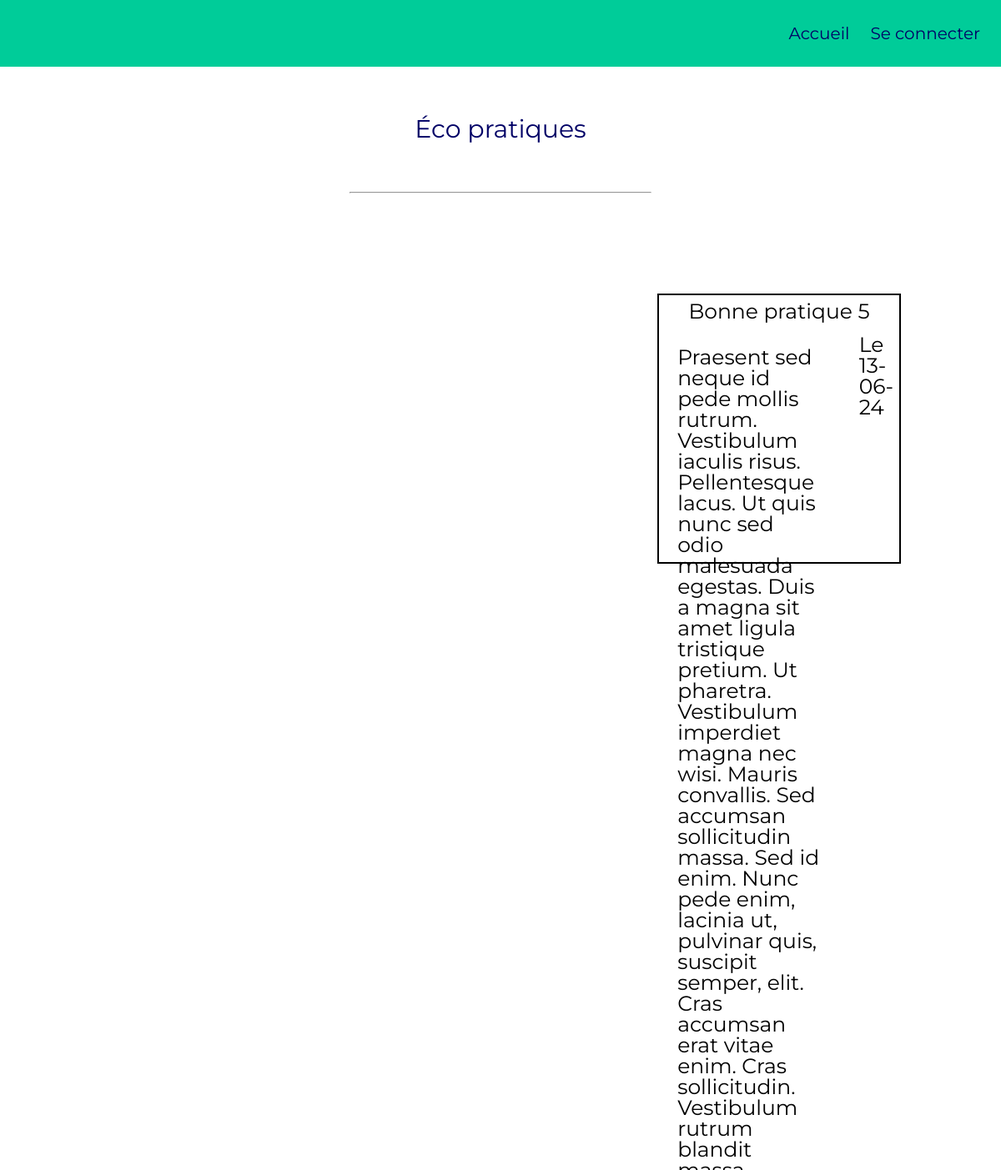
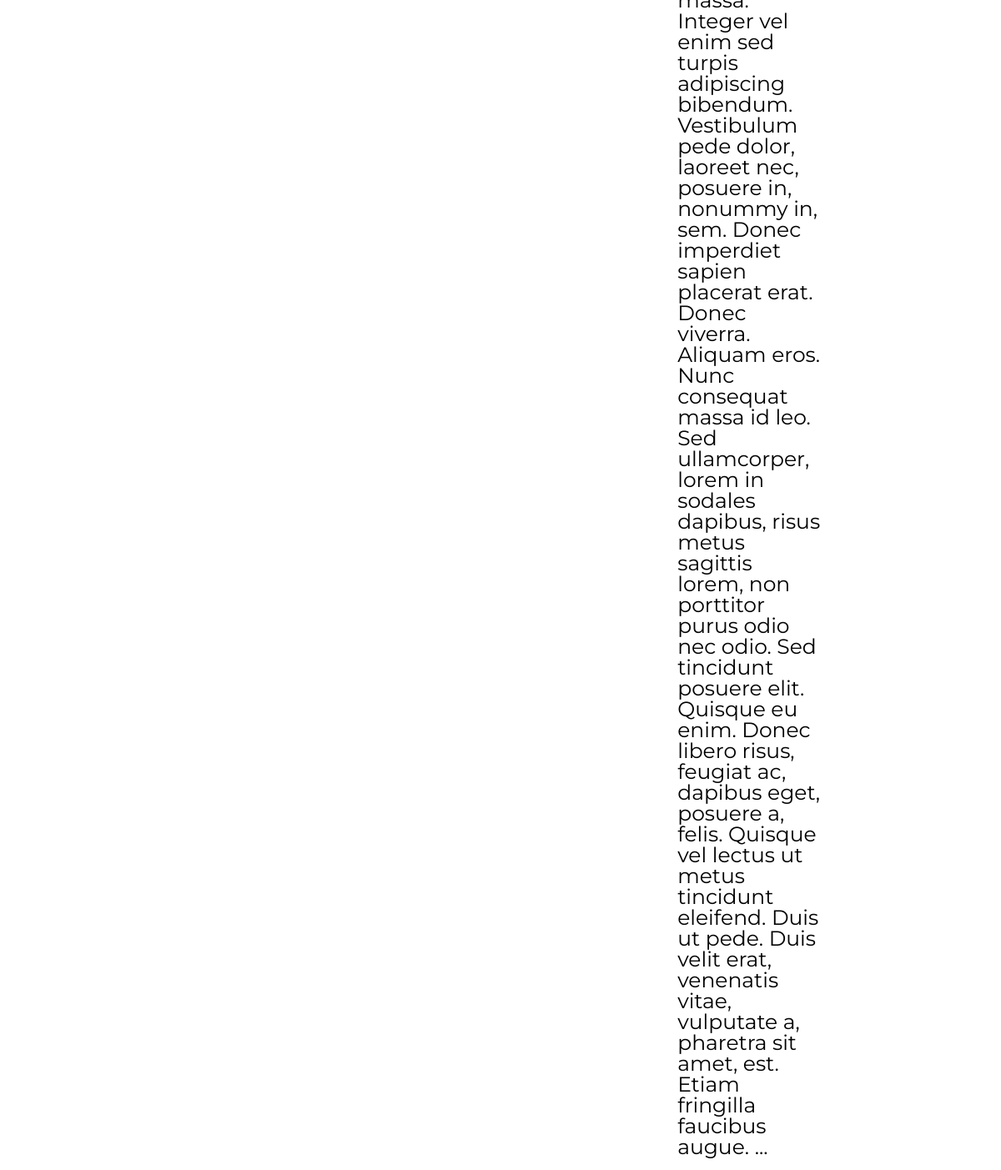
Page /index.php?controller=accueil&action=article&id=7 on the committed database (2 pictures, top to bottom).
### tables this page shows
CREATE TABLE `article` (
  `id_article` int NOT NULL,
  `titre` varchar(100) NOT NULL,
  `description` text NOT NULL,
  `date_article` date NOT NULL,
  `id_user` int NOT NULL
);

### controllers/accueil_controller.php (called while the page is built, shortened)
<?php
  class AccueilController {
    public function article() {
      $articleLire = Articles::selectArticle($_GET['id']);
      require_once('views/accueil/article.php');
    }
  }
?>

### index.php (called while the page is built, shortened)
<?php
  require_once('views/layout.php');
?>

### models/articles.php (called while the page is built, shortened)
<?php
  class Articles {
    public function __construct($id_article, $titre, $description, $date_article) {
      $this->titre = $titre;
      $this->description = $description;
      $this->date_article = $date_article;
    }
    public static function selectArticle($id){
      $db = Db::getInstance();
      $id = intval($id);
      $query = $db->prepare('SELECT * FROM article WHERE id_article =  :id');
      $query->execute(['id' => $id]);
      foreach($query->fetchAll() as $articles) {
      $article = new Articles($articles['id_article'], $articles['titre'], $articles['description'], $articles['date_article']);
      }
      return $article;
    }
}
?>

### views/accueil/article.php (the view)
<?php require_once('header_accueil.php');?>
<div class="title">
    <h1>Éco pratiques</h1>
</div>
<hr>
<div class="container">
    <div class="container-content">
        <div class="content">
            <h2><?=$articleLire-> titre?><h2>
            <p><?=$articleLire-> description?> ...</p>
            <p></p>
            <div>Le <?=date('d-m-y', strtotime($articleLire-> date_article))?></div>
        </div>
    </div>
</div>

### style.css (style rules this page uses)
html, body, div, span, applet, object, iframe, h1, h2, h3, h4, h5, h6, p, blockquote, pre, a, abbr, acronym, address, big, cite, code, del, dfn, em, img, ins, kbd, q, s, samp, small, strike, strong, sub, sup, tt, var, b, u, i, center, dl, dt, dd, ol, ul, li, fieldset, form, label, legend, table, caption, tbody, tfoot, thead, tr, th, td, article, aside, canvas, details, embed, figure, figcaption, footer, header, hgroup, menu, nav, output, ruby, section, summary, time, mark, audio, video { margin: 0; padding: 0; border: 0; font-size: 100%; font: inherit; vertical-align: baseline; }
body { line-height: 1; }
h1 { color: rgb(0, 0, 102); font-family: "Montserrat", sans-serif; font-optical-sizing: auto; font-weight: 400; font-style: normal; font-size: 30px; display: flex; justify-content: center; margin: 5%; }
hr { width: 30%; color: rgb(0, 0, 102); }
.container-content { display: flex; flex-direction: row-reverse; gap: 25px; margin: 10%; }
.content { border: 2px solid black; width: 30%; height: 40vh; font-family: "Montserrat", sans-serif; font-optical-sizing: auto; font-weight: 400; font-style: normal; font-size: 20px; display: flex; flex-direction: column; }
h2 { display: flex; justify-content: center; margin: 2.5%; font-size: 25px; font-family: "Montserrat", sans-serif; font-optical-sizing: auto; font-weight: 400; font-style: normal; }
.content p { padding: 15px; }

### rows in the picture
article: titre "Bonne pratique 5", description "Praesent sed neque id pede mollis rutrum. Vestibulum iaculis risus. Pellentesque lacus. Ut quis nunc sed odio malesuada egestas. Duis a magna sit amet ligula tristique pretium. Ut pharetra. Vestibulum imperdiet magna nec wisi. Mauris convallis. Sed accumsan sollicitudin massa. Sed id enim. Nunc pede enim, lacinia ut, pulvinar quis, suscipit semper, elit. Cras accumsan erat vitae enim. Cras sollicitudin. Vestibulum rutrum blandit massa. Integer vel enim sed turpis adipiscing bibendum. Vestibulum pede dolor, laoreet nec, posuere in, nonummy in, sem. Donec imperdiet sapien placerat erat. Donec viverra. Aliquam eros. Nunc consequat massa id leo. Sed ullamcorper, lorem in sodales dapibus, risus…", date_article "13-06-24"
